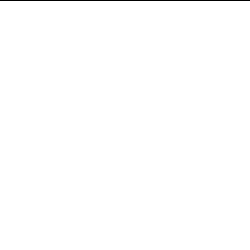
Frame 1 (no input)
Frame 60 (the mouse pressed at the canvas centre just before this capture): identical to frame 1, image omitted
Frame 120 (the mouse held since frame 60 and released just before this capture): identical to frame 1, image omitted

The Processing sketch that drew this single still picture (run headless with seeded random() and noise(); from frame 60 on, the mouse is pressed at the canvas centre):

// Processing sketch: processing_101169
// ── processing_101169.pde

void setup() {  //setup function called initially, only once
  size(250, 250);
  background(255);  //set background white
}


void draw() {  //draw function loops 
  int[] buckets = new int[100];
  long max = 0;
  int numSums = (int)map(mouseX, 0, width, 1, 100);
  
  for(int i = 0; i < 100000; i++) {
      float num = 0;
      for(int z = 0; z < numSums; z++) num += random(1);
      
      int bucket = (int)map(num, 0, numSums, 0, buckets.length);
      buckets[bucket]++;
      max++;
  }
  background(255);
  for(int i = 0; i < buckets.length; i++) {
      float x = map(i, 0, buckets.length, 0, width);
      rect(x, 0, (width / buckets.length), buckets[i] / max * height * buckets.length / 10);
  }
}
